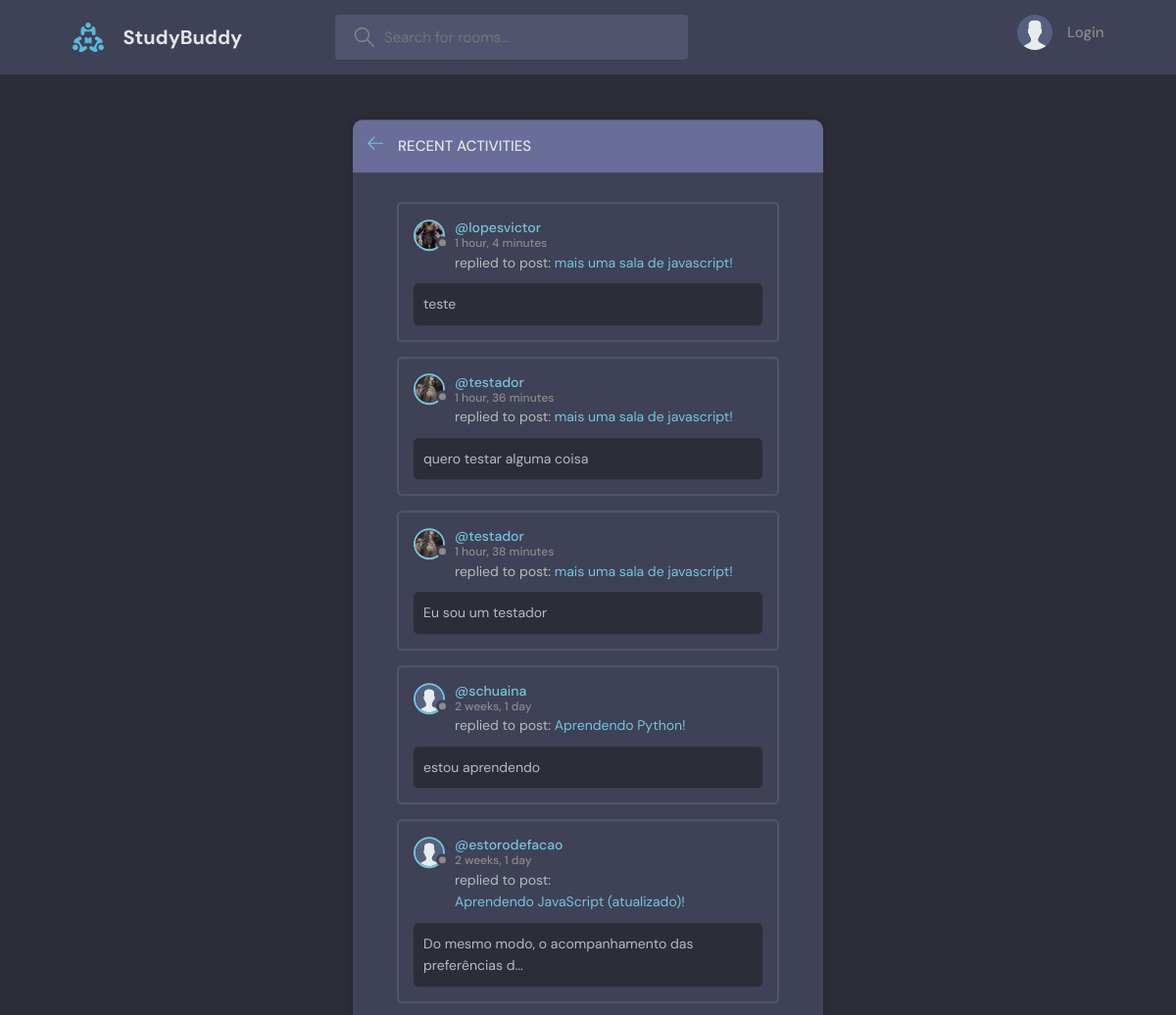
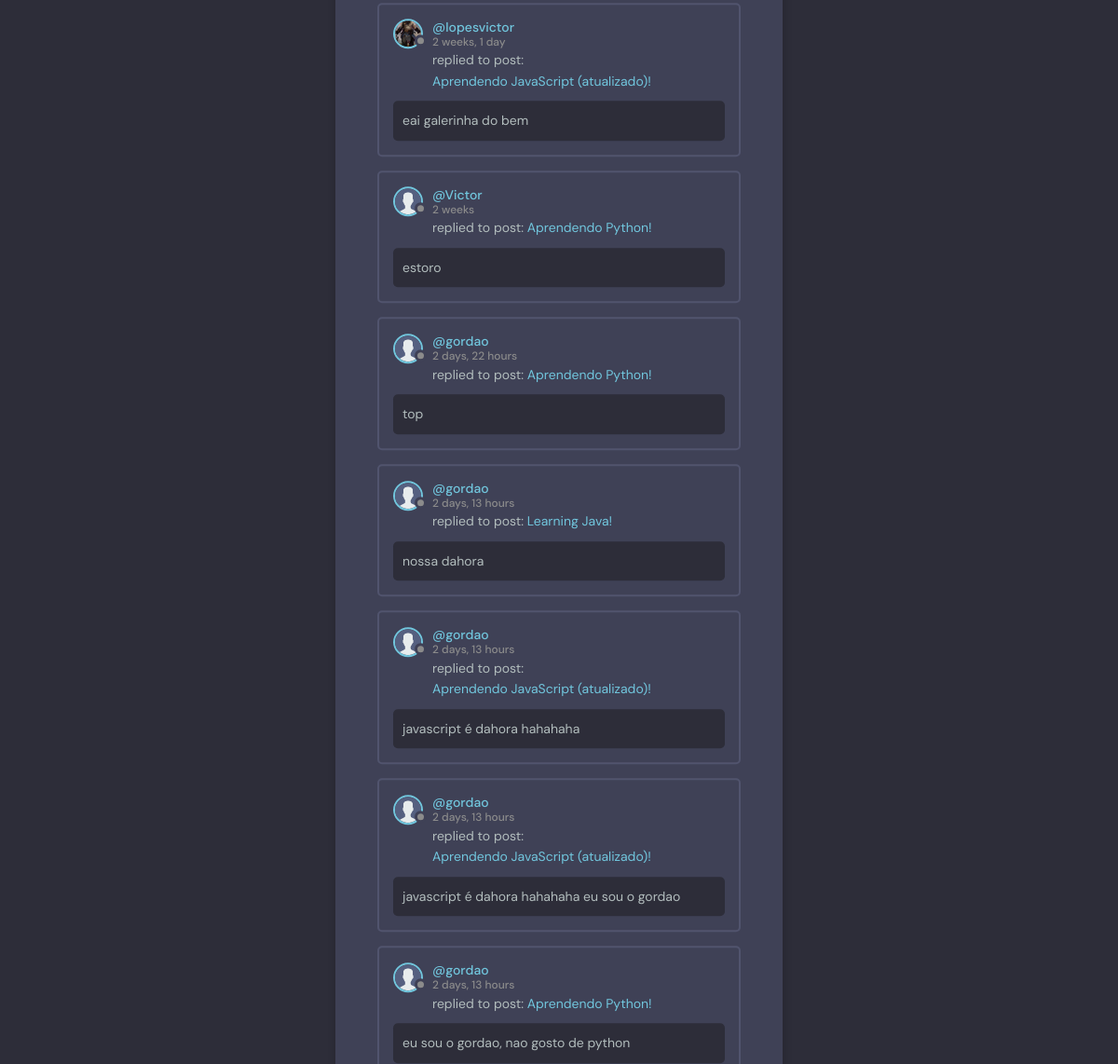
The page /activity/ on the database its author committed (2 pictures, top to bottom).
### base/models.py (models this page shows)
class Message(models.Model):
    userProfile = models.ForeignKey(UserProfile, on_delete=models.CASCADE)
    room = models.ForeignKey(Room, on_delete=models.CASCADE)
    body = models.TextField()
    updated = models.DateTimeField(auto_now=True)
    created = models.DateTimeField(auto_now_add=True)
    class Meta:
        ordering = ['-updated', '-created']
    def __str__(self):
        if len(self.body) > 50:
            return self.body[0:50]+"... "
        else:
            return self.body

class UserProfile(models.Model):
    user = models.OneToOneField(User, on_delete=models.CASCADE)
    name = models.CharField(max_length=50)
    about = models.TextField(max_length=200)
    avatar = models.ImageField(upload_to='media/avatars', default='media/avatars/avatar.svg', blank=True)

class Room(models.Model):
    hostProfile = models.ForeignKey(UserProfile, on_delete=models.CASCADE, null=True)           #o host da sala de conversas é um user
    topic = models.ForeignKey(Topic, on_delete=models.SET_NULL, null=True)
    name = models.CharField(max_length=200)
    description = models.TextField(null = True, blank = True)
    participants = models.ManyToManyField(UserProfile, related_name='participants', blank = True)     #como os participantes da sala são do mesmo tipo já declarado anteriormente, temos que dar um nome para a coluna da tabela relacional, que nesse caso vai ser participants
    updated = models.DateTimeField(auto_now=True)
    created = models.DateTimeField(auto_now_add=True)
    class Meta:
        ordering = ['-updated', '-created']
    def __str__(self):
        return self.name

### base/views.py (the view)
# urls.py: path('activity/', views.activityPage, name="activity"),
def activityPage(request):
    room_messages = Message.objects.all()
    if request.user.is_authenticated:
        avatar = UserProfile.objects.get(user__username = request.user).avatar.url
    else:
        avatar = 'media/avatars/avatar.svg'
    context = {'room_messages':room_messages, 'avatar' : avatar}
    return render(request, 'base/activity.html', context)

### base/templates/base/activity.html (shortened to what this page needs)
{% extends 'main.html' %}
{% block content %}
<main class="layout">
  <div class="container">
    <div class="layout__box">
      <div class="layout__boxHeader">
        <div class="layout__boxTitle">
          <a href="{% url 'home' %}">
            <svg version="1.1" xmlns="http://www.w3.org/2000/svg" width="32" height="32" viewBox="0 0 32 32">
              <title>arrow-left</title>
              <path
                d="M13.723 2.286l-13.723 13.714 13.719 13.714 1.616-1.611-10.96-10.96h27.625v-2.286h-27.625l10.965-10.965-1.616-1.607z"
              ></path>
            </svg>
          </a>
          <h3>Recent Activities</h3>
        </div>
      </div>
      <div class="activities-page layout__body">
        {% for message in room_messages %}
        <div class="activities__box">
          <div class="activities__boxHeader roomListRoom__header">
            <a href="{% url 'user-profile' message.userProfile.user.id %}" class="roomListRoom__author">
              <div class="avatar avatar--small">
                <img src="{{message.userProfile.avatar.url}}" />
              </div>
              <p>
                @{{message.userProfile.user.username}}
                <span>{{message.created|timesince}}</span>
              </p>
            </a>
          </div>
          <div class="activities__boxContent">
            <p>replied to post: <a href="{% url 'room' message.room.id %}">{{message.room}}!</a></p>
            <div class="activities__boxRoomContent">
              {{message}}
            </div>
          </div>
        </div>
        {% endfor %}
      </div>
    </div>
  </div>
</main>
{% endblock content %}

### static/styles/style.css (style rules this page uses)
:root { --color-main: #71c6dd; --color-main-light: #e1f6fb; --color-dark: #3f4156; --color-dark-medium: #51546e; --color-dark-light: #696d97; --color-light: #e5e5e5; --color-gray: #8b8b8b; --color-light-gray: #b2bdbd; --color-bg: #2d2d39; --color-success: #5dd693; --color-error: #fc4b0b; }
* { font-family: "DM Sans", -apple-system, BlinkMacSystemFont, "Segoe UI", Roboto, Oxygen, Ubuntu, Cantarell, "Open Sans", "Helvetica Neue", sans-serif; margin: 0; padding: 0; box-sizing: border-box; text-rendering: optimizeLegibility; font-size: inherit; }
html { font-size: 56.25%; }
@media only screen and (min-width: 1200px) { html { font-size: 62.5%; } }
body { line-height: 1.6; font-weight: 400; font-size: 1.5rem; color: var(--color-light-gray); background-color: var(--color-bg); min-height: 100vh; }
img { width: 100%; }
a { display: inline-block; color: var(--color-main); text-decoration: none; }
.container { max-width: 120rem; width: 90%; margin: auto; }
.avatar { position: relative; display: inline-block; border-radius: 50%; border: 2px solid var(--color-main); }
.avatar img { display: block; border-radius: 50%; object-fit: cover; object-position: center; }
.avatar::after { content: ""; display: block; position: absolute; background-color: var(--color-gray); z-index: 111; border-radius: 50%; border: 0.3rem solid var(--color-dark); }
.avatar.avatar--small img { width: 2.8rem; height: 2.8rem; }
.avatar.avatar--small:after { width: 0.7rem; height: 0.7rem; bottom: 0px; right: -6px; }
.layout { margin-top: 2.4rem; }
.layout > .container { display: flex; justify-content: space-between; align-items: flex-start; }
.layout__box { width: 90%; max-width: 48rem; min-height: 40rem; position: absolute; top: 50%; left: 50%; transform: translate(-50%, -46%); background-color: var(--color-dark); border-radius: 1rem; box-shadow: 1px 1px 6px 3px rgba(0, 0, 0, 0.1); overflow: hidden; }
.layout__boxHeader { display: flex; padding: 1.5rem; background-color: var(--color-dark-light); }
.layout__boxTitle { display: flex; gap: 1.5rem; align-items: center; }
.layout__boxTitle h3 { text-transform: uppercase; font-weight: 500; color: var(--color-light); }
.layout__boxTitle svg { width: 1.6rem; height: 1.6rem; fill: var(--color-main); }
.layout__body { margin: 3rem; }
.roomListRoom__header { display: flex; justify-content: space-between; align-items: center; }
.roomListRoom__author { font-weight: 500; display: flex; align-items: center; gap: 1rem; }
.activities__box { margin: 1.5rem; padding: 1.5rem; border: 2px solid var(--color-dark-medium); border-radius: 5px; }
.activities__boxHeader p { font-size: 1.4rem; line-height: 1.3; }
.activities__boxHeader p span { color: var(--color-gray); font-size: 1.2rem; display: block; }
.activities__boxContent { margin-left: 4.2rem; }
.activities__boxContent { font-size: 1.4rem; }
.activities__boxRoomContent { background: var(--color-bg); padding: 1rem; border-radius: 5px; margin-top: 1rem; margin-left: -4.2rem; }

### rows shown on the page
Message: userProfile.avatar (picture), userProfile.user.username "lopesvictor", created "1 hour, 4 minutes", room "mais uma sala de javascript", body "teste"
Message: userProfile.avatar (picture), userProfile.user.username "testador", created "1 hour, 36 minutes", room "mais uma sala de javascript", body "quero testar alguma coisa"
Message: userProfile.avatar (picture), userProfile.user.username "testador", created "1 hour, 38 minutes", room "mais uma sala de javascript", body "Eu sou um testador"
Message: userProfile.avatar (picture), userProfile.user.username "schuaina", created "2 weeks, 1 day", room "Aprendendo Python", body "estou aprendendo"
Message: userProfile.avatar (picture), userProfile.user.username "estorodefacao", created "2 weeks, 1 day", room "Aprendendo JavaScript (atualizado)", body "Do mesmo modo, o acompanhamento das preferências d..."
Message: userProfile.avatar (picture), userProfile.user.username "lopesvictor", created "2 weeks, 1 day", room "Aprendendo JavaScript (atualizado)", body "eai galerinha do bem"
Message: userProfile.avatar (picture), userProfile.user.username "Victor", created "2 weeks", room "Aprendendo Python", body "estoro"
Message: userProfile.avatar (picture), userProfile.user.username "gordao", created "2 days, 22 hours", room "Aprendendo Python", body "top"
Message: userProfile.avatar (picture), userProfile.user.username "gordao", created "2 days, 13 hours", room "Learning Java", body "nossa dahora"
Message: userProfile.avatar (picture), userProfile.user.username "gordao", created "2 days, 13 hours", room "Aprendendo JavaScript (atualizado)", body "javascript é dahora hahahaha"
Message: userProfile.avatar (picture), userProfile.user.username "gordao", created "2 days, 13 hours", room "Aprendendo JavaScript (atualizado)", body "javascript é dahora hahahaha eu sou o gordao"
Message: userProfile.avatar (picture), userProfile.user.username "gordao", created "2 days, 13 hours", room "Aprendendo Python", body "eu sou o gordao, nao gosto de python"
